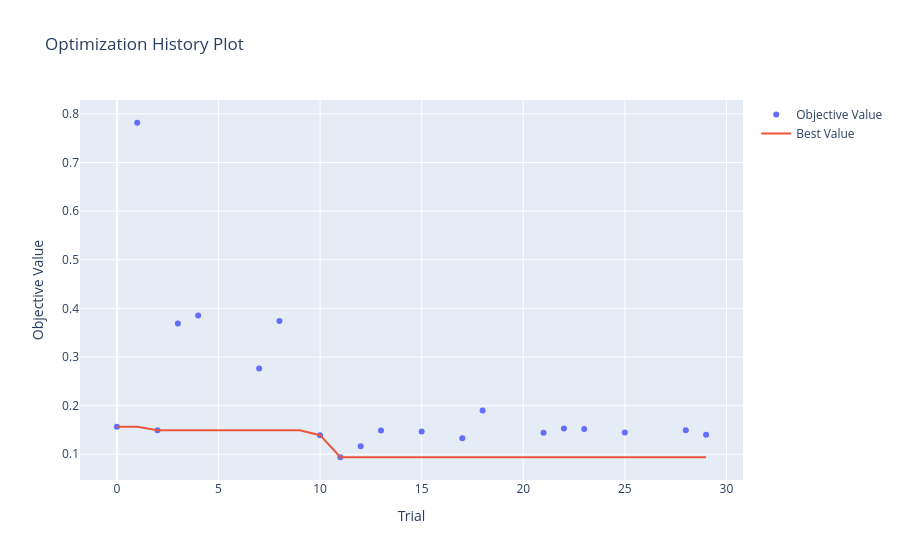
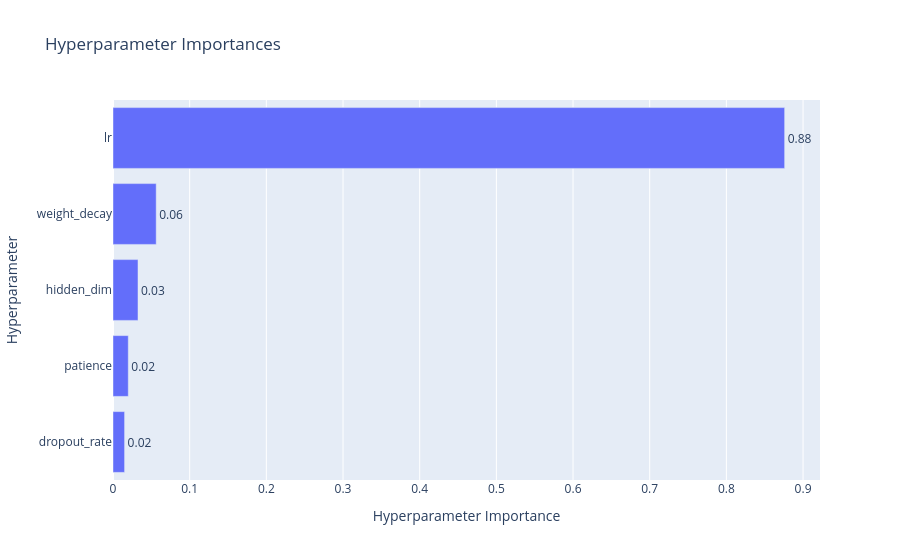

Here is the notebook cell these charts were saved with, in order:
### Markdown cell above
## Schritt 5: Visualisierung der Suche
Optuna liefert out-of-the-box Production-Ready Plots für Dashboards (z.B. Streamlit) oder Notebooks.

### Code cell
# Zeigt, wie sich der beste Loss über die Zeit entwickelt hat
fig1 = plot_optimization_history(study)
fig1.show()

# Zeigt, welche Hyperparameter den größten Einfluss auf den Loss hatten
fig2 = plot_param_importances(study)
fig2.show()

### Figure 1 — Plotly figure (JSON) as saved in the notebook; plotly's stock layout.template omitted (floating-point values rounded to 4 significant figures)
{"data": [{"mode": "markers", "name": "Objective Value", "type": "scatter", "x": [0, 1, 2, 3, 4, 7, 8, 10, 11, 12, 13, 15, 17, 18, 21, 22, 23, 25, 28, 29], "y": [0.1565, 0.7817, 0.1493, 0.3691, 0.3855, 0.2765, 0.3742, 0.1393, 0.09391, 0.1167, 0.1489, 0.1468, 0.133, 0.1901, 0.1445, 0.1528, 0.1522, 0.1449, 0.1496, 0.14]}, {"mode": "lines", "name": "Best Value", "type": "scatter", "x": [0, 1, 2, 3, 4, 5, 6, 7, 8, 9, 10, 11, 12, 13, 14, 15, 16, 17, 18, 19, 20, 21, 22, 23, 24, 25, 26, 27, 28, 29], "y": [0.1565, 0.1565, 0.1493, 0.1493, 0.1493, 0.1493, 0.1493, 0.1493, 0.1493, 0.1493, 0.1393, 0.09391, 0.09391, 0.09391, 0.09391, 0.09391, 0.09391, 0.09391, 0.09391, 0.09391, 0.09391, 0.09391, 0.09391, 0.09391, 0.09391, 0.09391, 0.09391, 0.09391, 0.09391, 0.09391]}, {"marker": {"color": "#cccccc"}, "mode": "markers", "name": "Infeasible Trial", "showlegend": false, "type": "scatter", "x": [], "y": []}], "layout": {"title": {"text": "Optimization History Plot"}, "xaxis": {"title": {"text": "Trial"}}, "yaxis": {"title": {"text": "Objective Value"}}}}

### Figure 2 — Plotly figure (JSON) as saved in the notebook; plotly's stock layout.template omitted (floating-point values rounded to 4 significant figures)
{"data": [{"cliponaxis": false, "hovertemplate": ["dropout_rate (FloatDistribution): 0.015115662286990694<extra></extra>", "patience (IntDistribution): 0.019922862039531482<extra></extra>", "hidden_dim (IntDistribution): 0.032613394584108384<extra></extra>", "weight_decay (FloatDistribution): 0.05634011890413345<extra></extra>", "lr (FloatDistribution): 0.8760079621852359<extra></extra>"], "name": "Objective Value", "orientation": "h", "text": ["0.02", "0.02", "0.03", "0.06", "0.88"], "textposition": "outside", "type": "bar", "x": [0.01512, 0.01992, 0.03261, 0.05634, 0.876], "y": ["dropout_rate", "patience", "hidden_dim", "weight_decay", "lr"]}], "layout": {"title": {"text": "Hyperparameter Importances"}, "xaxis": {"title": {"text": "Hyperparameter Importance"}}, "yaxis": {"title": {"text": "Hyperparameter"}}}}
